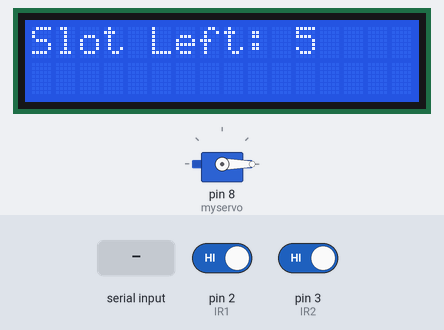
Simulated run of this sketch. Board: Arduino Uno, built with avr-gcc and run on an emulated ATmega328P. On the bench: 16×2 character LCD, servo. The inputs (shaded band) are chosen by the test bench; at power-on: pin 3 (IR2) HIGH, pin 2 (IR1) HIGH.

Above: at 3.2 s.
3.3 s: "1\n" received over Serial
At 4.4 s:
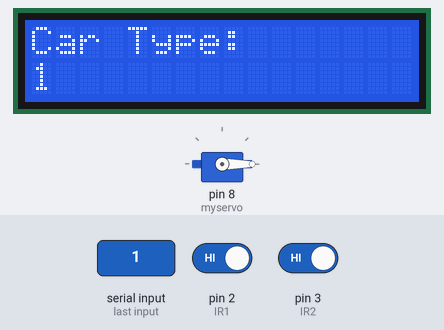
10.8 s: pin 3 (IR2) driven LOW
At 12.0 s:
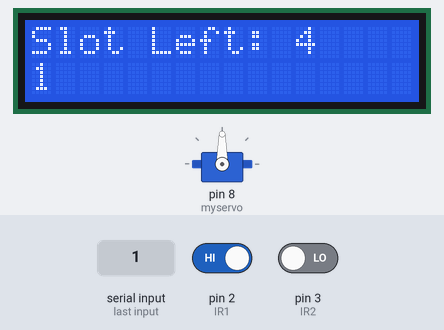
13.8 s: pin 3 (IR2) driven HIGH
At 15.0 s:
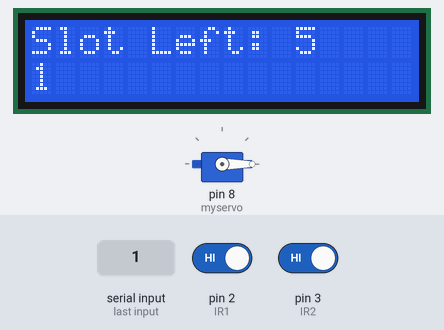
15.3 s: "0\n" received over Serial
At 21.1 s:
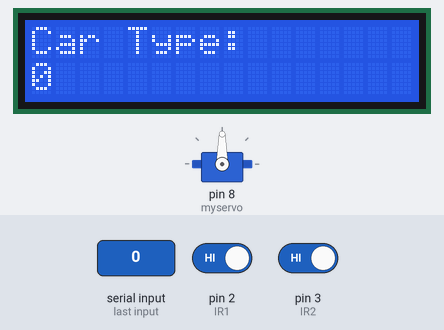
Timing chart, 0 to 21.8 s (numbered marks = the images above; inputs shaded):
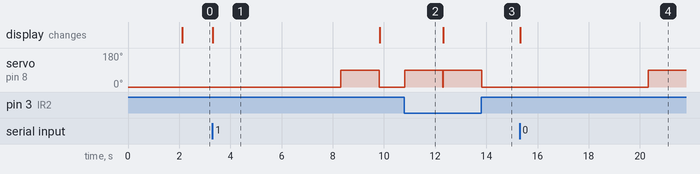

The sketch:

Smart_Parking_Code_1.ino
```cpp
#include <Wire.h>
#include <LiquidCrystal_I2C.h>
#include <Servo.h>

LiquidCrystal_I2C lcd(0x27, 16, 2);
Servo myservo;

const int IR1 = 2;
const int IR2 = 3;
int maxSlot = 5;
int Slot = 5;

int flag1 = 0;
int flag2 = 0;

void setup() {
    Serial.begin(9600);
    lcd.init();
    lcd.backlight();
    pinMode(IR1, INPUT);
    pinMode(IR2, INPUT);
    myservo.attach(8);
    myservo.write(0);

    lcd.setCursor(0, 0);
    lcd.print("   WELCOME TO   ");
    lcd.setCursor(0, 1);
    lcd.print("  SMART PARKING ");
    delay(2000);
    lcd.clear();
}

void loop() {
    if (digitalRead(IR1) == LOW && flag1 == 0) {
        if (Slot > 0) {
            flag1 = 1;
            Serial.println("capture"); // tell Python to classify
        } else {
            lcd.setCursor(0, 0);
            lcd.print("Parking Full");
            delay(3000);
            lcd.clear();
        }
    }

    // Wait for classification result
    if (Serial.available()) {
        String result = Serial.readStringUntil('\n');
        result.trim();
        lcd.clear();
        lcd.setCursor(0, 0);
        lcd.print("Car Type:");
        lcd.setCursor(0, 1);
        lcd.print(result);
        delay(5000);

        // Optional: open gate
        myservo.write(90);
        delay(1500);
        myservo.write(0);
        Slot--;
        flag1 = 0;
    }

    // Handle exit
    if (digitalRead(IR2) == LOW && flag2 == 0) {
        flag2 = 1;
        myservo.write(90);
        delay(1500);
        myservo.write(0);
        if (Slot < maxSlot) Slot++;
        flag2 = 0;
    }

    // Idle display
    lcd.setCursor(0, 0);
    lcd.print("Slot Left: ");
    lcd.print(Slot);
}


// #include <Wire.h>
// #include <LiquidCrystal_I2C.h>
// #include <Servo.h>

// // Initialize the LCD and Servo
// LiquidCrystal_I2C lcd(0x27, 16, 2);
// Servo myservo;

// // Define pin connections
// const int IR1 = 2; // IR sensor for car entry
// const int IR2 = 3; // IR sensor for car exit
// int maxSlot = 5;
// int Slot = 5; // Variable to hold the number of available slots

// // Flags to manage state
// int flag1 = 0; // Flag for entry
// int flag2 = 0; // Flag for exit

// void setup() {
//     // Initialize serial communication
//     Serial.begin(9600);

//     // Initialize the LCD
//     lcd.init();
//     lcd.backlight();

//     // Set up pin modes
//     pinMode(IR1, INPUT);
//     pinMode(IR2, INPUT);

//     // Attach servo to pin and set initial position
//     myservo.attach(8);
//     myservo.write(100);
//     delay(1000);
//     myservo.write(0);

//     // Display welcome message on the LCD
//     lcd.setCursor(0, 0);
//     lcd.print("     ARDUINO    ");
//     lcd.setCursor(0, 1);
//     lcd.print(" PARKING SYSTEM ");
//     delay(2000);
//     lcd.clear();
// }

// void loop() {
//     // Check for car entry
//     if (digitalRead(IR1) == LOW && flag1 == 0) {
//         if (Slot > 0) {
//             flag1 = 1;
//             // Open the gate if there's space
//             if (flag2 == 0) {
//                 myservo.write(90);
//                 Slot = Slot - 1;
//                 delay(1500);
//                 myservo.write(0);
//             }
//         } else {
//             // Display parking full message
//             lcd.setCursor(0, 0);
//             lcd.print("    SORRY :(    ");
//             lcd.setCursor(0, 1);
//             lcd.print(" Parking Full   ");
//             delay(3000);
//             lcd.clear();
//         }
//     }

//     // Check for car exit
//     if (digitalRead(IR2) == LOW && flag2 == 0) {
//         flag2 = 1;
//         // Open the gate when a car exits
//         if (flag1 == 0) {
//             myservo.write(90);
//             if (Slot < maxSlot){
//               Slot = Slot + 1;
//               delay(1500);
//               myservo.write(0);
//             }
//         }
//     }

//     // Reset flags and close gate if both flags are set
//     if (flag1 == 1 && flag2 == 1) {
//         delay(1500);
//         myservo.write(0);
//         flag1 = 0;
//         flag2 = 0;
//     }

//     // Display current status on the LCD
//     lcd.setCursor(0, 0);
//     lcd.print("    WELCOME!    ");
//     lcd.setCursor(0, 1);
//     lcd.print("Slot Left: ");
//     lcd.print(Slot);
// }
```

Measured:
- after the input at 3.3 s, servo on pin 8 (myservo): 0° → 90° after 5.0 s, → 0° 1.5 s later; the display: changes at once (image 1)
- after the input at 10.8 s, servo on pin 8 (myservo): 0° → 90° at once
- after the input at 13.8 s, servo on pin 8 (myservo): 90° → 0° at once
- after the input at 15.3 s, servo on pin 8 (myservo): 0° → 90° after 5.0 s; the display: changes at once (image 4)
- what the display in image 1 shows lasts 6.5 s, from 3.3 s to 9.8 s
